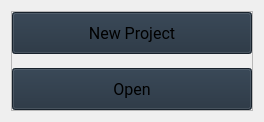
             <widget class="QWidget" name="ButtonsPage">
              <layout class="QGridLayout" name="gridLayout_10">
               <item row="0" column="0" alignment="Qt::AlignmentFlag::AlignHCenter|Qt::AlignmentFlag::AlignVCenter">
                <widget class="QFrame" name="ButtonFrame">
                 <property name="sizePolicy">
                  <sizepolicy hsizetype="Fixed" vsizetype="Fixed">
                   <horstretch>0</horstretch>
                   <verstretch>0</verstretch>
                  </sizepolicy>
                 </property>
                 <property name="font">
                  <font>
                   <family>Roboto</family>
                   <pointsize>14</pointsize>
                  </font>
                 </property>
                 <property name="styleSheet">
                  <string notr="true">QPushButton{
padding:5px;
background-color:rgb(33, 47, 61);
}



QPushButton:hover {
border:1px solid rgb(255,255,255);
}</string>
                 </property>
                 <property name="frameShape">
                  <enum>QFrame::Shape::StyledPanel</enum>
                 </property>
                 <property name="frameShadow">
                  <enum>QFrame::Shadow::Raised</enum>
                 </property>
                 <layout class="QVBoxLayout" name="verticalLayout_2" stretch="0,0">
                  <property name="spacing">
                   <number>14</number>
                  </property>
                  <property name="leftMargin">
                   <number>0</number>
                  </property>
                  <property name="topMargin">
                   <number>0</number>
                  </property>
                  <property name="rightMargin">
                   <number>0</number>
                  </property>
                  <property name="bottomMargin">
                   <number>0</number>
                  </property>
                  <item alignment="Qt::AlignmentFlag::AlignHCenter|Qt::AlignmentFlag::AlignTop">
                   <widget class="QPushButton" name="NewTimetableButton">
                    <property name="minimumSize">
                     <size>
                      <width>240</width>
                      <height>42</height>
                     </size>
                    </property>
                    <property name="maximumSize">
                     <size>
                      <width>240</width>
                      <height>42</height>
                     </size>
                    </property>
                    <property name="font">
                     <font>
                      <family>Roboto</family>
                      <pointsize>12</pointsize>
                     </font>
                    </property>
                    <property name="text">
                     <string>New Project</string>
                    </property>
                   </widget>
                  </item>
                  <item alignment="Qt::AlignmentFlag::AlignHCenter|Qt::AlignmentFlag::AlignBottom">
                   <widget class="QPushButton" name="OpenButton">
                    <property name="minimumSize">
                     <size>
                      <width>240</width>
                      <height>42</height>
                     </size>
                    </property>
                    <property name="maximumSize">
                     <size>
                      <width>240</width>
                      <height>42</height>
                     </size>
                    </property>
                    <property name="font">
                     <font>
                      <family>Roboto</family>
                      <pointsize>12</pointsize>
                     </font>
                    </property>
                    <property name="text">
                     <string>Open</string>
                    </property>
                   </widget>
                  </item>
                 </layout>
                </widget>
               </item>
              </layout>
             </widget>
